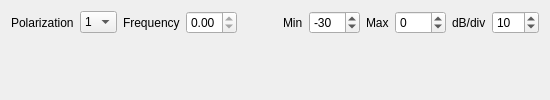
      <widget class="QWidget" name="dataPolarPlotTab">
       <attribute name="title">
        <string>Polar Plot</string>
       </attribute>
       <layout class="QVBoxLayout" name="verticalLayout_8">
        <item>
         <layout class="QHBoxLayout" name="horizontalLayout_12">
          <item>
           <widget class="QLabel" name="dataPolarPolLabel">
            <property name="sizePolicy">
             <sizepolicy hsizetype="Minimum" vsizetype="Preferred">
              <horstretch>0</horstretch>
              <verstretch>0</verstretch>
             </sizepolicy>
            </property>
            <property name="text">
             <string>Polarization</string>
            </property>
           </widget>
          </item>
          <item>
           <widget class="QComboBox" name="dataPolarPolComboBox">
            <property name="sizePolicy">
             <sizepolicy hsizetype="Minimum" vsizetype="Fixed">
              <horstretch>0</horstretch>
              <verstretch>0</verstretch>
             </sizepolicy>
            </property>
            <item>
             <property name="text">
              <string>1</string>
             </property>
            </item>
            <item>
             <property name="text">
              <string>2</string>
             </property>
            </item>
           </widget>
          </item>
          <item>
           <widget class="QLabel" name="dataPolarFreqLabel">
            <property name="sizePolicy">
             <sizepolicy hsizetype="Minimum" vsizetype="Preferred">
              <horstretch>0</horstretch>
              <verstretch>0</verstretch>
             </sizepolicy>
            </property>
            <property name="text">
             <string>Frequency</string>
            </property>
           </widget>
          </item>
          <item>
           <widget class="QDoubleSpinBox" name="dataPolarFreqSpinBox">
            <property name="sizePolicy">
             <sizepolicy hsizetype="MinimumExpanding" vsizetype="Fixed">
              <horstretch>0</horstretch>
              <verstretch>0</verstretch>
             </sizepolicy>
            </property>
            <property name="maximumSize">
             <size>
              <width>200</width>
              <height>16777215</height>
             </size>
            </property>
            <property name="suffix">
             <string/>
            </property>
            <property name="maximum">
             <double>0.000000000000000</double>
            </property>
           </widget>
          </item>
          <item>
           <spacer name="horizontalSpacer_2">
            <property name="orientation">
             <enum>Qt::Horizontal</enum>
            </property>
            <property name="sizeHint" stdset="0">
             <size>
              <width>40</width>
              <height>20</height>
             </size>
            </property>
           </spacer>
          </item>
          <item>
           <widget class="QLabel" name="dataPolarMinLabel">
            <property name="sizePolicy">
             <sizepolicy hsizetype="Minimum" vsizetype="Preferred">
              <horstretch>0</horstretch>
              <verstretch>0</verstretch>
             </sizepolicy>
            </property>
            <property name="text">
             <string>Min</string>
            </property>
           </widget>
          </item>
          <item>
           <widget class="QSpinBox" name="dataPolarMinSpinBox">
            <property name="sizePolicy">
             <sizepolicy hsizetype="Minimum" vsizetype="Fixed">
              <horstretch>0</horstretch>
              <verstretch>0</verstretch>
             </sizepolicy>
            </property>
            <property name="minimum">
             <number>-100</number>
            </property>
            <property name="maximum">
             <number>100</number>
            </property>
            <property name="singleStep">
             <number>5</number>
            </property>
            <property name="value">
             <number>-30</number>
            </property>
           </widget>
          </item>
          <item>
           <widget class="QLabel" name="dataPolarMaxLabel">
            <property name="sizePolicy">
             <sizepolicy hsizetype="Minimum" vsizetype="Preferred">
              <horstretch>0</horstretch>
              <verstretch>0</verstretch>
             </sizepolicy>
            </property>
            <property name="text">
             <string>Max</string>
            </property>
           </widget>
          </item>
          <item>
           <widget class="QSpinBox" name="dataPolarMaxSpinBox">
            <property name="sizePolicy">
             <sizepolicy hsizetype="Minimum" vsizetype="Fixed">
              <horstretch>0</horstretch>
              <verstretch>0</verstretch>
             </sizepolicy>
            </property>
            <property name="minimum">
             <number>-100</number>
            </property>
            <property name="maximum">
             <number>100</number>
            </property>
            <property name="singleStep">
             <number>5</number>
            </property>
           </widget>
          </item>
          <item>
           <widget class="QLabel" name="dataPolarDbPerLabel">
            <property name="sizePolicy">
             <sizepolicy hsizetype="Minimum" vsizetype="Preferred">
              <horstretch>0</horstretch>
              <verstretch>0</verstretch>
             </sizepolicy>
            </property>
            <property name="text">
             <string>dB/div</string>
            </property>
           </widget>
          </item>
          <item>
           <widget class="QSpinBox" name="dataPolarDbPerSpinBox">
            <property name="sizePolicy">
             <sizepolicy hsizetype="Minimum" vsizetype="Fixed">
              <horstretch>0</horstretch>
              <verstretch>0</verstretch>
             </sizepolicy>
            </property>
            <property name="minimum">
             <number>1</number>
            </property>
            <property name="maximum">
             <number>100</number>
            </property>
            <property name="singleStep">
             <number>10</number>
            </property>
            <property name="value">
             <number>10</number>
            </property>
           </widget>
          </item>
         </layout>
        </item>
        <item>
         <widget class="MplWidget" name="dataPlotMplWidget" native="true">
          <property name="sizePolicy">
           <sizepolicy hsizetype="Preferred" vsizetype="Expanding">
            <horstretch>0</horstretch>
            <verstretch>0</verstretch>
           </sizepolicy>
          </property>
          <property name="minimumSize">
           <size>
            <width>0</width>
            <height>0</height>
           </size>
          </property>
         </widget>
        </item>
       </layout>
      </widget>
